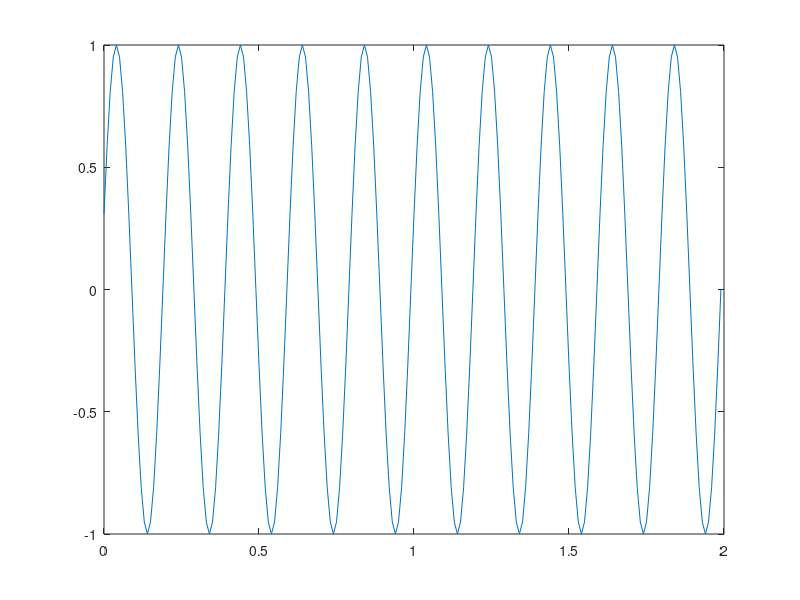
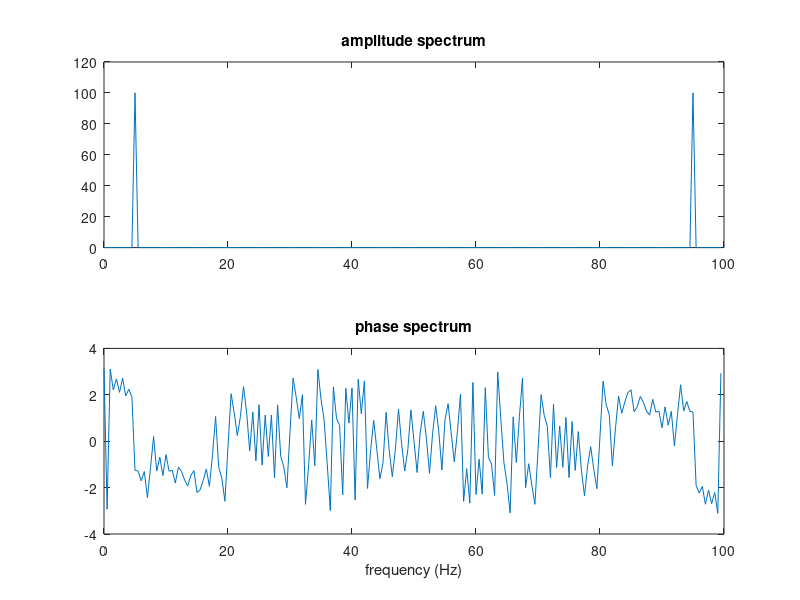
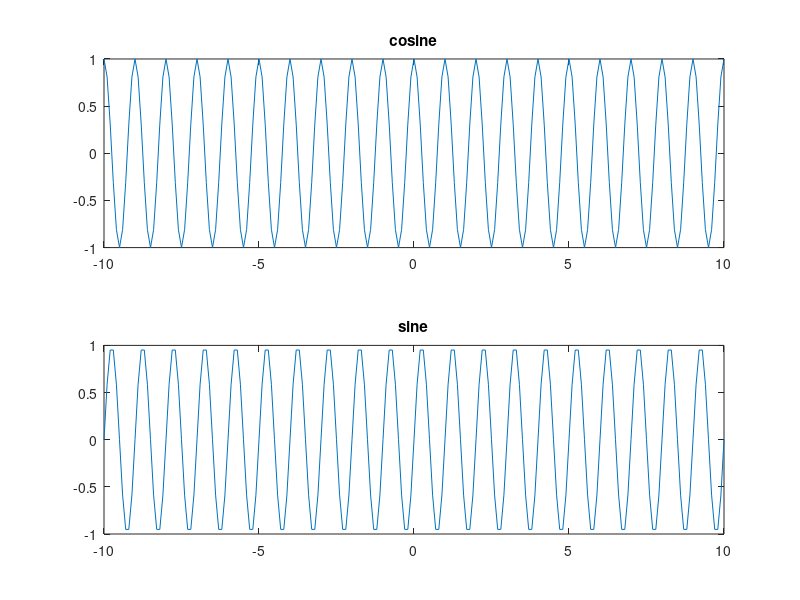
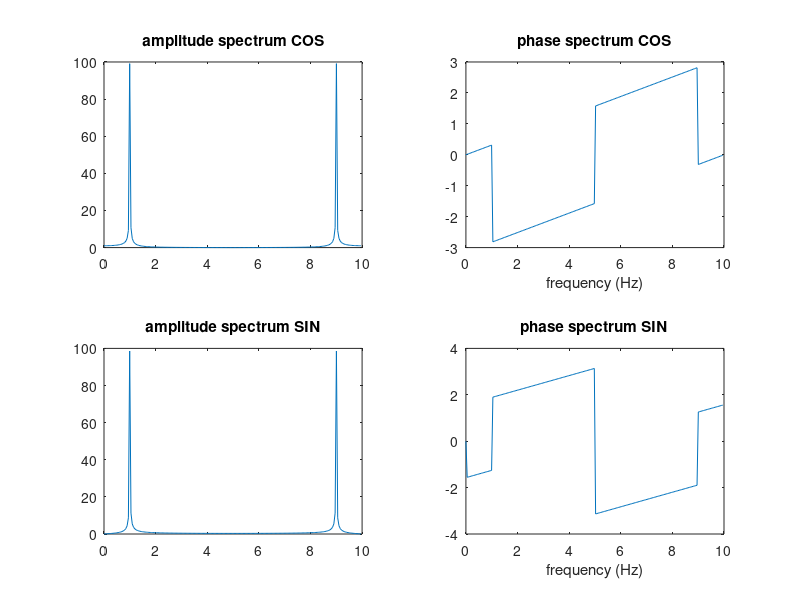

Source code (MATLAB) for these figures, in order: (Note: this script raises an error after producing the figures.)
clear all;
close all;
clc

%% LAB 2 - Fourier Analysis:

%% Question 1

n = 1:200; %Create 200 samples of a discrete sine wave
f = 5; %with frequency 5Hz (five oscillations / second),
fs = 100; %sampled at 100HZ
x = sin(2*pi*f/fs*n); %Remember that the theoretical expression of a generic discrete sine wave of frequency f, sampled with sampling frequency fs is x[n] = sin(2πf/fs*n).
%-> x is my signal

t = (n-1)/fs; %correseponding time vector

figure('Name','Self-made signal')
plot(t,x) %plot of newly generated sine wave
%-> duration of signal is 2s (200 samples with fs = 100)

%Remember that the Fourier transform consists of complex numbers. Complex number in polar
%coordinates have two components, a modulus and an argument. It is convenient to look at these
%two components separately when analyzing the frequency content of a signal. You can plot these
%two components by means of the functions abs and angle, respectively. The plot of the *modulus* of
%the Fourier transform of a signal is called the *amplitude spectrum*,
%while the plot of the *argument*
%is called the *phase spectrum* of the signal. 

%Amplitude and phase specturm can be obtained by doing:
figure('Name','Amplitude and Phase Spectra of self-made signal')
%Build frequency vector : f = ((0:n-1)*fs)/n ------  f = (0:length(DFT)-1)*Fs/length(DFT)
f = (0:length(n)-1)*fs/length(n);
% --> NECESSARY TO PLOT SIGNAL VERSUS FREQUENCIES!
Sx = fft(x);
subplot(2,1,1)
plot(f,abs(Sx)) %-> Abs to find modulus so amplitude
title('amplitude spectrum')
subplot(2,1,2)
plot(f,angle(Sx)) %-> angle to find argument so sphase
title('phase spectrum')
xlabel('frequency (Hz)')


% %try again with f=100*t to see if similar:
% f=100*t; %%works better like this
% figure ()
% Sx = fft(x);
% subplot(2,1,1)
% plot(f,abs(Sx)) %-> Abs to find modulus so amplitude
% title('amplitude spectrum')
% subplot(2,1,2)
% plot(f,angle(Sx)) %-> angle to find argument so sphase
% title('phase spectrum')
% xlabel('frequency (Hz)')
% %--> Does not work! axes are then wrong even though we hvae the same
% %looking graph.

%-->
% *Amplitude Spectrum*:
% The amplitude spectrum of a signal shows the amplitudes (strengths) of the different frequency components that make up the signal. It provides information about how much of each frequency is present in the signal.
% Key Information:
% Dominant frequencies: Peaks in the amplitude spectrum indicate the dominant frequencies in the signal.
% Frequency distribution: It shows the distribution of energy across different frequencies, helping to identify prominent frequency components.
% Relative strengths: The amplitude values at each frequency indicate how strong or weak each frequency component is in the signal.
% Applications: 
% Audio analysis: Identifying individual notes in music, distinguishing different instruments based on their frequency content.
% Image processing: Detecting patterns or textures based on their spatial frequency components.
% 
% *Phase Spectrum*:
% The phase spectrum of a signal shows the phase shifts associated with each frequency component. Phase represents the relative timing or alignment of the sinusoidal components at different frequencies.
% Key Information:
% Phase relationships: It reveals how the different frequencies making up the signal are synchronized or out of sync with each other.
% Phase shifts: Identifies the amount of delay or advancement of each frequency component with respect to a reference point.
% Applications: 
% Signal processing: Phase information is crucial for tasks like filtering, modulation, and time-alignment of signals.
% Communication systems: Phase is vital in modulating signals for efficient transmission and demodulating received signals.
% By analyzing the amplitude and phase spectra of a signal, engineers and researchers can gain insights into its frequency composition, timing relationships, and behavior. This information is critical for various applications, including audio and image processing, communication systems, control systems, and more.
% 


%% Question 2

clear all; close all; clc

 t=-10:0.1:10; %Create a discrete time sequence t sampled at 10 Hz in [−10, 10] 
 fs = 10;
 cx = cos(2*pi*t);
 sx = sin(2*pi*t);

figure('Name','Sine and Cosine Plots')
subplot(211)
plot(t,cx);
title cosine
subplot(212)
plot(t,sx);
title sine
%WHAT ARE THEIR FUNDAMENTAL FREQUENCIES? --> Do as in Q1: find amplitude

figure('Name','Sine and Cosine Amplitude and Phase Spectra')

Cx = fft(cx);
f = (0:length(Cx)-1)*fs/length(Cx);
% --> NECESSARY TO PLOT SIGNAL VERSUS FREQUENCIES!
subplot(2,2,1)
plot(f,abs(Cx)) %-> Abs to find modulus so amplitude
title('amplitude spectrum COS')
subplot(2,2,2)
plot(f,angle(Cx)) %-> angle to find argument so sphase
title('phase spectrum COS')
xlabel('frequency (Hz)')


Sx = fft(sx);
f = (0:length(Sx)-1)*fs/length(Sx);
subplot(2,2,3)
plot(f,abs(Sx)) %-> Abs to find modulus so amplitude
title('amplitude spectrum SIN')
subplot(2,2,4)
plot(f,angle(Sx)) %-> angle to find argument so sphase
title('phase spectrum SIN')
xlabel('frequency (Hz)')


%Find exact fundamental frequencies: 
maxValueCos = max(Cx);
maxValueSin = max(Sx);


%%%????????????


%% Question 3
% Create a function plotfft that displays the amplitude and phase spectrum of a given signal, provided as input to the function.

%TEST FUNCTION
plotfft(cx,10)

%WORKS WELL!

%% Question 4
%Repeat 2, but then with a sampling period of 1.1 (instead of 0.1)


close all
clc
ts = 1.1;
fs = 1/ts;

plotfft(cx, fs)
plotfft(sx, fs)
%%????
% DOES NOT WORK THAT WAY

%% 4 AGAIN

clear all; close all; clc

 t=-10:1.1:10; %Create a discrete time sequence t sampled at 10 Hz in [−10, 10] 
 fs = 10;
 cx = cos(2*pi*t);
 sx = sin(2*pi*t);

figure('Name','Sine and Cosine Plots')
subplot(211)
plot(t,cx);
title cosine
subplot(212)
plot(t,sx);
title sine
%WHAT ARE THEIR FUNDAMENTAL FREQUENCIES? --> Do as in Q1: find amplitude

figure('Name','Sine and Cosine Amplitude and Phase Spectra')

Cx = fft(cx);
f = (0:length(Cx)-1)*fs/length(Cx);
% --> NECESSARY TO PLOT SIGNAL VERSUS FREQUENCIES!
subplot(2,2,1)
plot(f,abs(Cx)) %-> Abs to find modulus so amplitude
title('amplitude spectrum COS')
subplot(2,2,2)
plot(f,angle(Cx)) %-> angle to find argument so sphase
title('phase spectrum COS')
xlabel('frequency (Hz)')


Sx = fft(sx);
f = (0:length(Sx)-1)*fs/length(Sx);
subplot(2,2,3)
plot(f,abs(Sx)) %-> Abs to find modulus so amplitude
title('amplitude spectrum SIN')
subplot(2,2,4)
plot(f,angle(Sx)) %-> angle to find argument so sphase
title('phase spectrum SIN')
xlabel('frequency (Hz)')


%Find exact fundamental frequencies: 
maxValueCos = max(Cx);
maxValueSin = max(Sx);

%Why Does this Happen?
% The Nyquist-Shannon sampling theorem states that to accurately represent a signal, the sampling rate must be at least twice the highest frequency present in the signal.
% With the larger sampling period of 1.1, the sampling rate decreases, and the Nyquist frequency (half of the sampling rate) becomes lower.
% Consequently, the frequency resolution decreases, and the ability to accurately represent higher frequencies is compromised.
% In summary, increasing the sampling period reduces the effective sampling rate, leading to a lower Nyquist frequency and affecting the representation of higher frequencies in the signal. This can result in changes in the amplitude and phase spectra, impacting the accuracy of the frequency analysis.

%% Question 5
clear all; close all; clc

load dataset1.mat

fs = samplesPerSecond;
fft_result = fft(y); %--> use y not x!!! (e.g., y=cosx)
f_vec = (0:length(fft_result)-1)*fs/length(fft_result);
amplitude = abs(fft_result);
phase = unwrap(angle(fft_result)); %unwraps the radian phase angles in a vector P. Whenever the jump between consecutive angles is greater than or equal to π radians, unwrap shifts the angles by adding multiples of ±2π until the jump is less than π.

figure('Name', 'Dataset1 exercices')
subplot(311)
plot(x,y)
title ORIGINAL SIGNAL
xlabel('time (s)')


subplot(312)
plot(f_vec, amplitude)
title Amplitude
axis auto

subplot(313)
plot(f_vec, phase)
title Phase
axis auto


%%% WHY DONT I GET THE RIGHT THING?? PHASE SPECTRUM IS WRONG WTF???

% %
% The signal consists of two harmonics; one frequency
% of interest and one power line interference. Estimate the frequencies of these harmonics from the
% amplitude spectrum. Determine a suitable interval that removes the power line interference. Next,
% apply this filter to the Fourier domain data. Plot the amplitude spectra of the original and filtered
% Fourier-domain data overlapped in the same plot.
% %



%find the different peaks
[pks,locs] = findpeaks(amplitude,f_vec,'MinPeakHeight', 0.1,'MinPeakDistance', 10);

%from previously plotted grqph, find the frequencies we should keep and
%those we should remove
wantedFrequency1 = locs(2);
wantedFrequency2 = locs(3);

unwantedFreq1 = locs(1);
unwantedFreq2 = locs(4);

%Determine intervals to remove what we dont want
interval1 = [unwantedFreq1-10, unwantedFreq1+10 ];
interval2 = [unwantedFreq2-10, unwantedFreq2+10 ];

%make filter and apply to the Fourier domain data
filter = ones(size(f_vec));
filter(f_vec >= interval1(1) & f_vec <= interval1(2)) = 0;
filter(f_vec >= interval2(1) & f_vec <= interval2(2)) = 0;

filtered_fft_result = filter .* fft_result; %--> NEED TO BE THE SAME SIZE ?????????????????????????????? now ok!!! f_vec not amplitude (take x not y axis)


% Create a new plot and plot the amplitude spectra of the original and filtered Fourier-domain data on the same plot
figure('Name', 'Ampl and Phase of original and filtered')
plot(amplitude, 'linewidth', 1.5);
hold on;
filtered_amplitude = abs(filtered_fft_result);
plot(filtered_amplitude, 'linewidth', 2);
xlabel('Frequency (Hz)');
ylabel('Amplitude');
legend('Original signal', 'Filtered signal');
title('Amplitude spectra of the original and filtered Fourier-domain data');

%% Question 6

%Calculate the inverse Fourier transform of the filtered Fourier-domain data with the function
%ifft, and then apply the function real to the result. Plot the original signal, the filtered signal and
%the difference between the two and check that you have successfully separated the two harmonics.

%ORIGINAL 
%from q5

%FILTERED
%from q5
filtered_signal = ifft(filtered_fft_result);
real_filtered_signal = real(filtered_signal);


%DIFFERENCE
difference = y-real_filtered_signal;

figure('Name', 'Original, filtered and Difference Plots of Signal')
plot(x,y, 'linewidth', 1.3) %-> original
hold on 
plot(x, real_filtered_signal, 'linewidth', 1.3) %-> Filtered 
hold on 
plot(x, difference, 'linewidth', 1.5) %-> Difference 
title ORIGINAL SIGNAL
xlabel('time (s)')
legend('Original signal', 'Filtered signal', 'Difference original-filtered');


%% Question 7
% clear all; close all; clc

[sg1_gray, map_gray] = imread('sg1_gray.tif');

im1 = double(sg1_gray);

figure('Name', 'sg1_gray')
imagesc(im1)
colormap(gray) %WHY LIKE THIS NOW??

figure('Name', 'sg1_gray FFT')
im_fft = fft2(im1);
spectrum = fftshift(abs(im_fft));
imagesc(spectrum)
colormap gray

%dark image might be due to the magnitude values being very low.

%let's try to visualize the amplitude spectrum?

%% Question 8

figure('Name','Power Spectrum in Frequency Domain')
imagesc(fftshift(log(abs(im_fft)+1)))

colormap(gray)

%% Question 9
% clc
% 
%Load the two images, sg1_gray.tif, and peppers_gray.tif using imagesc
sg1_gray = imread('sg1_gray.tif');
peppers = imread('peppers_gray.tif');
im1 = double(sg1_gray);
im2 = double(peppers);

%Perform the Fourier Transform on both images
im1_fft = fft2(im1);
im2_fft = fft2(im2);


%Split the information into their amplitude and phase components:
im1M = abs(im1_fft);
im1P = angle(im1_fft);
im2M = abs(im2_fft);
im2P = angle(im2_fft);


%Combine the two images so that the amplitude of im1 is combined with the phase of im2 and vice
%versa. This can be done by
% im12_ftt = im1M.*(cos(im2P)+1i*sin(im2P));
% im21_fft = im2M.*(cos(im1P)+1i*sin(im1P));
% ----> DOES NOT WORK SO USE EULER'S VERSION

%NOTCH FIILTER?? nope?
im12_fft = im1M .* exp(1i * im2P);
im21_fft = im2M .* exp(1i * im1P);

%Now perform the Inverse Fourier Transform and look at the resulting images
inverse_im12 = ifft2(im12_fft);
inverse_im21 = ifft2(im21_fft); % ATTENTION USE HERE IFFT2! not ifft

figure('Name', 'Q9 - Inverse Fourier of Results')

subplot 221
imagesc(sg1_gray)
title('Original SG1 Image')
colormap gray

subplot 222
imagesc(peppers)
title('Original Peppers Image')
colormap gray


subplot 223
imagesc(abs(inverse_im21))
title ('Magnitude of inverse 21')
colormap gray

subplot 224
imagesc(abs(inverse_im12))
title('Magnitude of inverse 12')
colormap gray

























